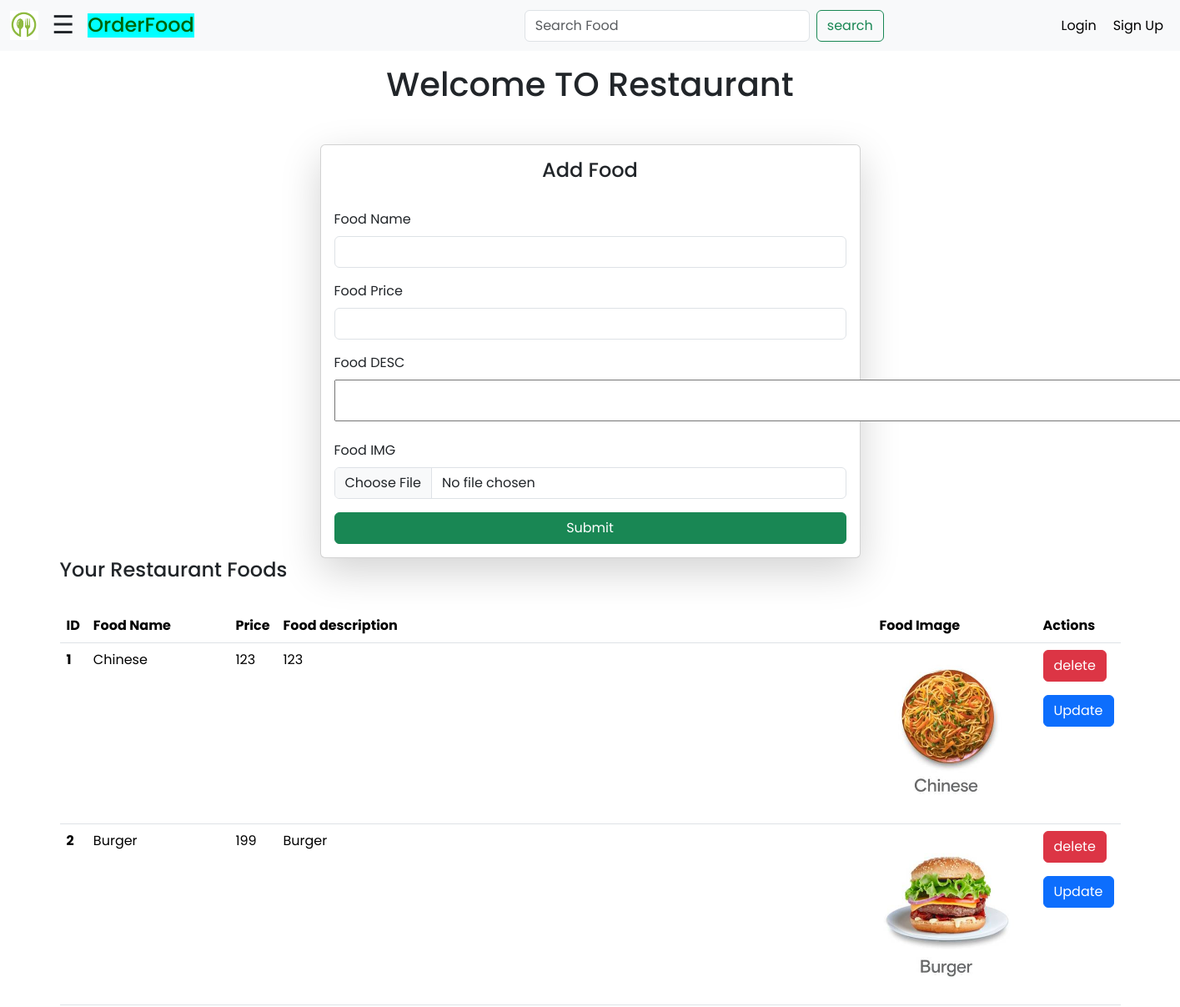
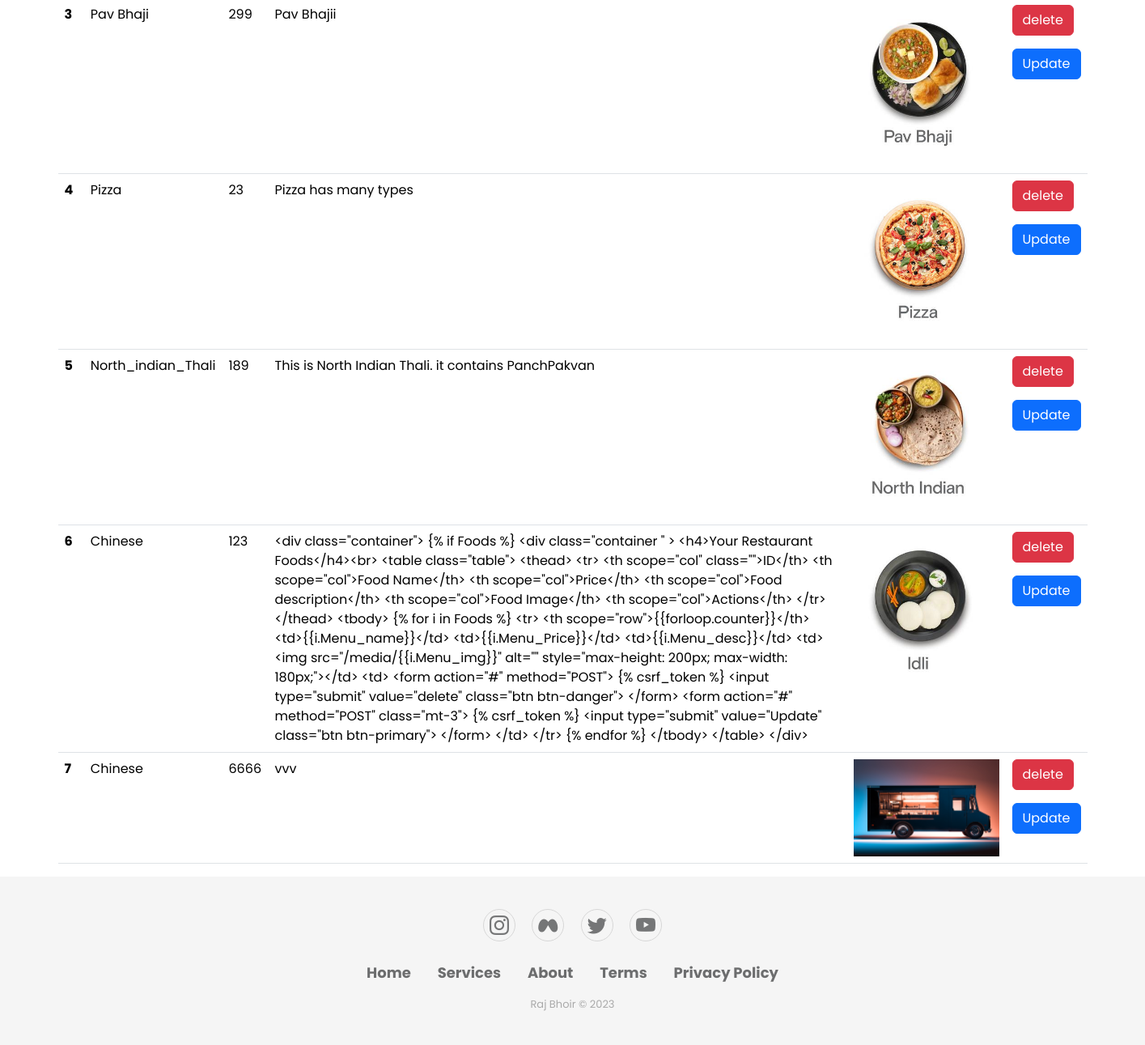
Page /Restaurant_main/ on the committed database (2 pictures, top to bottom).
### Restaurant/models.py (models this page shows)
class Menu(models.Model):
    Rest_name = models.ForeignKey(Rest_details,on_delete=models.SET_NULL,null=True)
    Menu_name = models.CharField(max_length=25)
    Menu_desc = models.CharField(max_length=50)
    Menu_Price = models.IntegerField()
    Menu_img = models.ImageField(upload_to='media/')

### Restaurant/views.py (the view, shortened to what this page needs)
# urls.py: path('Restaurant_main/',views.Rest_home.as_view(),name='Restaurant_main'),
class Rest_home(View):
    def get(self,request):
        foods = Menu.objects.all()
        return render(request,'Restaurant_main.html',{"Foods":foods}    )

### templates/Restaurant_main.html (shortened to what this page needs)
{% extends 'base.html' %}
{% block body %}
    {% include 'Add Menu.html' %}
{% endblock body %}

### templates/Add Menu.html (shortened to what this page needs)
{% block body %}
<div><h1 align="center" class="mt-3">Welcome TO Restaurant</h1></div>
<div class="container mt-5">
    <form class="col-6 mx-auto card p-3 shadow-lg"  method="POST" enctype="multipart/form-data" >
        <h4 align="center">Add Food</h4><br>
        <div class="mb-3">
          <label for="exampleInputEmail1" class="form-label">Food Name</label>
          <input required type="text" class="form-control" name="Food_Name" aria-describedby="emailHelp">
        </div>
        <div class="mb-3">
          <label for="exampleInputEmail1" class="form-label">Food Price</label>
          <input required type="text" class="form-control" name="Food_Price" aria-describedby="emailHelp">
        </div>
        <div class="mb-3">
          <label for="exampleInputPassword1" class="form-label" >Food DESC</label>
          <textarea required name="Food_Desc" cols="75" rows="2"></textarea>
        </div>
        <div class="mb-3">
            <label for="exampleInputEmail1" class="form-label">Food IMG</label>
            <input type="file" class="form-control" name="Food_Img" aria-describedby="emailHelp">
          </div>
        <button type="submit" class="btn btn-success">Submit</button>
      </form>
</div>
<div class="container">
{% if Foods %}
<div class="container " >
  <h4>Your Restaurant Foods</h4><br>
  <table class="table">
    <thead>
      <tr>
        <th scope="col" class="">ID</th>
        <th scope="col">Food Name</th>
        <th scope="col">Price</th>
        <th scope="col">Food description</th>
        <th scope="col">Food Image</th>
        <th scope="col">Actions</th>
      </tr>
    </thead>
    <tbody>
      {% for i in Foods %}
      <tr>
        <th scope="row">{{forloop.counter}}</th>
        <td>{{i.Menu_name}}</td>
        <td>{{i.Menu_Price}}</td>
        <td>{{i.Menu_desc}}</td>
        <td><img src="/media/{{i.Menu_img}}" alt="" style="max-height: 200px; max-width: 180px;"></td>
        <td>
          <form action="#" method="POST">
        <input type="submit" value="delete" class="btn btn-danger">
        </form>
        <form action="#" method="POST" class="mt-3">
        <input type="submit" value="Update" class="btn btn-primary">
        </form>
        </td>
      </tr>
      {% endfor %}
    </tbody>
  </table>
</div>
{% else %}
  <div class="container mt-5">
    <h3>NO Recepies</h3>
  </div>
{% endif %}
</div>
{% endblock body %}

### static/css/style.css (style rules this page uses)
* { margin: 0; padding: 0; box-sizing: border-box; font-family: "Poppins", sans-serif; }

### static/css/side nav.css (style rules this page uses)
body { font-family: "Lato", sans-serif; }

### rows in the picture
Menu: Menu_name "Chinese", Menu_Price "123", Menu_desc "123", Menu_img (picture)
Menu: Menu_name "Burger", Menu_Price "199", Menu_desc "Burger", Menu_img (picture)
Menu: Menu_name "Pav Bhaji", Menu_Price "299", Menu_desc "Pav Bhajii", Menu_img (picture)
Menu: Menu_name "Pizza", Menu_Price "23", Menu_desc "Pizza has many types", Menu_img (picture)
Menu: Menu_name "North_indian_Thali", Menu_Price "189", Menu_desc "This is North Indian Thali. it contains PanchPakvan", Menu_img (picture)
Menu: Menu_name "Chinese", Menu_Price "123", Menu_desc "<div class=\"container\"> {% if Foods %} <div class=\"container \" > <h4>Your Restaurant Foods</h4><br> <table class=\"table\"> <thead> <tr> <th scope=\"col\" class=\"\">ID</th> <th scope=\"col\">Food Name</th> <th scope=\"col\">Price</th> <th scope=\"col\">Food description</th> <th scope=\"col\">Food Image</th> <th scope=\"col\">Actions</th> </tr> </thead> <tbody> {% for i in Foods %} <tr> <th scope=\"row\">{{forloop.counter}}</th> <td>{{i.Menu_name}}</td> <td>{{i.Menu_Price}}</td> <td>{{i.Menu_desc}}</td> <td><img src=\"/media/{{i.Menu_img}}\" alt=\"\" style=\"max-height: 200px; max-width: 180px;\"></td> <td> <form action=\"#\" method=\"POST\"> {% csrf_token %} <input type=\"submit\" value=\"delete\" class=\"btn btn-danger\">…", Menu_img (picture)
Menu: Menu_name "Chinese", Menu_Price "6666", Menu_desc "vvv", Menu_img (picture)
